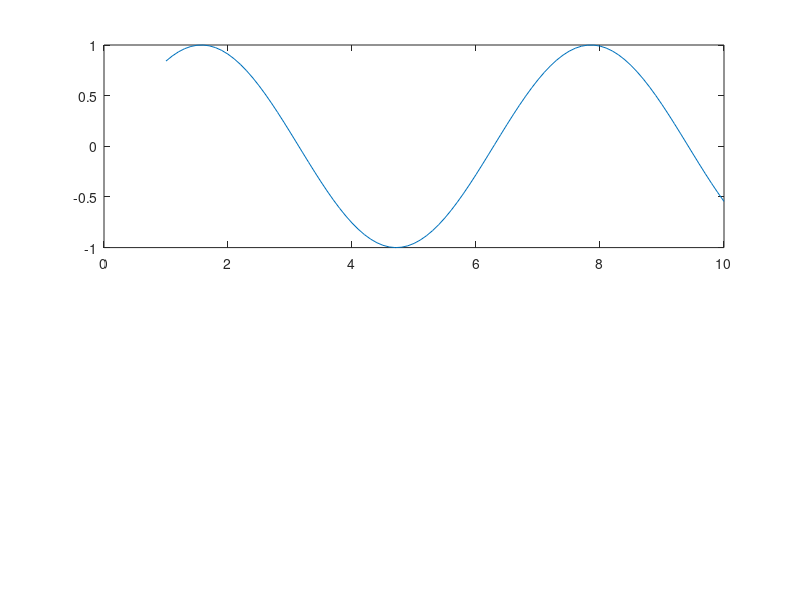

Write the MATLAB code that produced this figure. (Note: this script raises an error after producing the figure.)

% 
% set(f,'Position',[500 500 300 150]);
% dat =  {'        a', 1, '        units';...
%     '        b', 2, '        units';...
%     '        c', 3, '        units';...
%     '        d',  4, '        units';...
%     '        e', 5, '        units';...
%     '        f', 6, '        units';};
% columnname =   {'Parameter', 'Value', 'Units'};
% columnformat = {'char', 'numeric', 'char'};
% hold on
% t = uitable('Units','normalized','Position',...
%     [0.05 0.05 0.755 0.87], 'Data', dat,...
%     'ColumnName', columnname,...
%     'ColumnFormat', columnformat,...
%     'RowName',[]);
%%
% figure;
% h=subplot(2,2,4);
% ht=text(.5,.5,sprintf('%c %-5s %20s,%1s','A','string1','string2'));
% ht=text(.5,.5,sprintf('%c %-5s %20s,%1s','A','string1ddd','string2ddd'));

% %%
% f=figure
% sp=subplot(2,1,1)
% x=1:.1:10;
% y=sin(x);
% plot(x,y);
% hold on
% LastName = {'Smith';'Johnson';'Williams';'Jones';'Brown'};
% Age = [38;43;38;40;49];
% Height = [71;69;64;67;64];
% Weight = [176;163;131;133;119];
% T = table(Age,Height,Weight,'RowNames',LastName);
% % Get the table in string form.
% TString = evalc('disp(T)');
% % Use TeX Markup for bold formatting and underscores.
% TString = strrep(TString,'<strong>','\bf');
% TString = strrep(TString,'</strong>','\rm');
% TString = strrep(TString,'_','\_');
% % Get a fixed-width font.
% FixedWidth = get(0,'FixedWidthFontName');
% % Output the table using the annotation command.
% annotation(sp,'Textbox','String',TString,'Interpreter','Tex',...
%     'FontName',FixedWidth,'Units','Normalized','Position',[0 0 1 1]);
% 


%% 
clc
close all
clear all

data=rand(2,2);
col_head={'col1','col2'};
row_head={'rh1','rh2'};
f=figure;
subplot(2,1,1);
x=1:.1:10;
y=sin(x);
plot(x,y);
pos=[0.7 0.3];
print_table(col_head,row_head,data,pos)




% nrows=2;
% ncols=2;
% posx=[.7];
% posy=[.3];
% f=figure;
% subplot(2,1,1)
% x=1:.1:10;
% y=sin(x);
% plot(x,y);
% hold on
% xl=xlim;
% yl=ylim;
% perc_fact=0.1;
% % absx=xl(1)+diff(xl)*posx;
% % absy=yl(1)+diff(yl)*posy;
% 
% col_head={'col1','col2'};
% row_head={'rh1','rh2'};
% % ht=text(absx,absy,sprintf('%12s %12s\n%12c\n%12d %12.2d','string1','string2','-',10,15.55));
% % ht=text(absx,absy,'dssssss')
% text(posx,posy,sprintf('%12s %12s',col_head{1},col_head{2}),'FontWeight','bold','Units','normalized');
% text(posx,posy-0.4*perc_fact,repmat(sprintf('-'), 1, 35),'Units','normalized');
% data=rand(nrows,ncols);
% for row=1:nrows
%     text(posx-perc_fact,posy-perc_fact*row,sprintf('%12s|',row_head{row}),'FontWeight','bold','Units','normalized');
%     text(posx,posy-perc_fact*row,sprintf('%12.2d %12.2d',data(row,:)),'Units','normalized');
%     
% end
% text(posx-0.1,posy-0.2,sprintf('%12s|',row_head{2}),'FontWeight','bold','Units','normalized');

